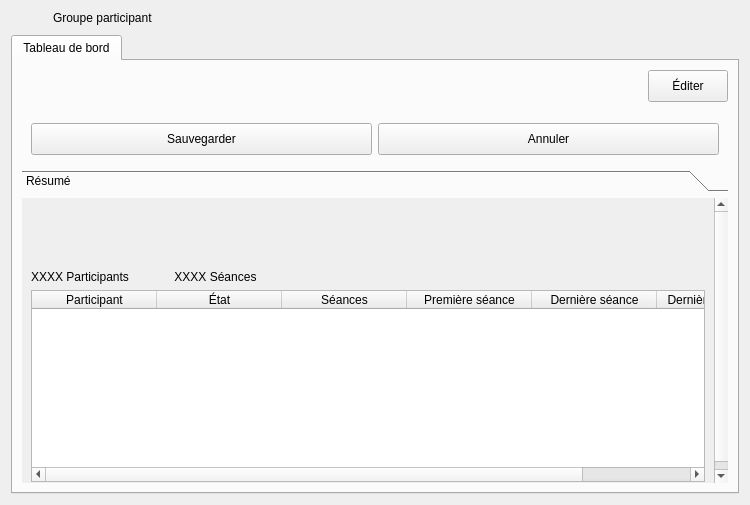
<?xml version="1.0" encoding="UTF-8"?>
<ui version="4.0">
 <class>GroupWidget</class>
 <widget class="QWidget" name="GroupWidget">
  <property name="windowModality">
   <enum>Qt::WindowModal</enum>
  </property>
  <property name="geometry">
   <rect>
    <x>0</x>
    <y>0</y>
    <width>750</width>
    <height>505</height>
   </rect>
  </property>
  <property name="windowTitle">
   <string>Form</string>
  </property>
  <property name="styleSheet">
   <string notr="true">/*
QPushButton#btnConnect{background-color:rgb(80,180,80)}
QWidget{background-color: rgba(0,0,0,0);color:white;border-radius:5px}
QWidget#mainWidget{background-color:rgba(128,128,128,25%);}
QWidget#frmProfile,QWidget#pageProfile{background-color:rgba(108,8,156,25%);}
QPlainTextEdit,QLineEdit,QListWidget,QComboBox,QTextEdit,QSpinBox{background-color: rgba(255,255,255,50%); color: black;}

QTableWidget{
background-color: rgba(0,0,0,50%);
color: white;
border: 1px solid rgba(255,255,255,50%);
}

QLabel#lblLastOnline{color:lightblue;}
QLabel#lblError,QLabel#lblCamMissing,QLabel#lblAudioMissing{color:red; background-color:rgba(255,0,0,30%);}

QLineEdit:!enabled, QListWidget:!enabled,QComboBox:!enabled,QTextEdit:!enabled,QPlainTextEdit:!enabled{background-color: rgba(0,0,0,30%);color:white;border:0}
QDateEdit::down-arrow:!enabled,QTimeEdit::down-arrow:!enabled,QDateEdit::up-arrow:!enabled,QTimeEdit::up-arrow:!enabled,QComboBox::drop-down:!enabled{background-color:rgba(0,0,0,0%);}

QTextEdit#txtProfile{background-color: rgba(255,255,255,80%);color:black;border:0}
QTextEdit:!enabled#txtProfile{background-color: rgba(255,255,255,60%);color:black;border:0}

QFrame#frmSelUser{background-color:rgba(100,100,200,50%);}
QFrame#frmAudio,QFrame#frmCam1,QFrame#frmCam2,QFrame#frmSensors,QFrame#frmWebRTC,QFrame#frmVirtualCam,QFrame#frmExternalPrograms{background-color:rgba(100,100,200,35%);}

QCheckBox::indicator:unchecked:!enabled { background-color:rgba(128,0,0,100%);}
QCheckBox::indicator:checked:!enabled { background-color:green;}
QCheckBox::indicator:unchecked{ background-color:red;border-radius:3px;}
QCheckBox::indicator:checked {background-color:rgb(0,255,0);border-radius:3px;}
QCheckBox:checked{color:lightgreen;background-color:rgba(0,0,0,0%);}
QCheckBox:!checked{color:red;background-color:rgba(0,0,0,0%);}

QPushButton{background-color:qlineargradient(x1: 0, y1: 0, x2: 0, y2: 1, stop: 0 #2198c0, stop: 1 #0d5ca6);}
QPushButton:checked{background-color:rgb(128,128,128); border:1px solid rgba(255,255,255,50%);}
QPushButton:hover,QPushButton:checked{background-color:  rgba(255,255,255,75%);color:black;}
QPushButton#btnEditUser:hover{background-color:  rgba(255,255,255,75%);color:black;}
QPushButton#btnEdit,QPushButton#btnDelete,QPushButton#btnExisting{background-color:  rgba(255,255,255,0%);border:0 px;}
QPushButton#btnEdit:hover,QPushButton#btnDelete:hover,QPushButton#btnExisting:hover{background-color:  rgba(255,255,255,25%);border:0 px;}
QPushButton#btnExisting:checked{background-color:rgba(0,100,200,50%);}
QPushButton#btnUpgrade{background-color:rgba(200,0,0,90%);}

QToolButton:hover{background-color:  rgba(255,255,255,50);}

QTreeWidget::branch:closed:has-children:has-siblings  {
            border-image: none;
            image: url(:/pictures/controls/branch_closed.png);
    }
     
    QTreeView::branch:open:has-children:!has-siblings,
    QTreeView::branch:open:has-children:has-siblings   {
            border-image: none;
            image:url(:/pictures/controls/branch_opened.png);
    }

QWidget#lineOnline{background-color:blue;}
QWidget#lineOffline{background-color:red;}
QWidget#lineBoth{background-color:rgb(255,0,255);}


QTabWidget::pane { 
	
	background-color: rgba(128,128,140,25%);
	border-radius: 5px;
    border: 2px solid rgba(128,128,140,50%);
 }

 QTabWidget::tab-bar {
     left: 5px; 
 }


 QTabBar::tab,QTableWidget::tab,QHeaderView::section {
     background: qlineargradient(x1: 0, y1: 0, x2: 0, y2: 1,
                                 stop: 0  rgba(128,128,140,50%),  stop: 1.0  rgba(128,128,140,25%));
     border: 2px solid  rgba(128,128,140,50%);
     border-bottom: 0px;
     border-top-left-radius: 4px;
     border-top-right-radius: 4px;
     padding: 2px;
min-height:25px;
 }

 QTabBar::tab:selected, QTabBar::tab:hover {

background: qlineargradient(x1: 0, y1: 0, x2: 0, y2: 1,
                                 stop: 0  rgba(128,128,140,70%),  stop: 1.0  rgba(128,128,140,50%));
 }

 QTabBar::tab:selected {
     border-color:rgba(128,128,140,60%);
     border-bottom-color:rgba(128,128,140,60%); 
 }

 QTabBar::tab:!selected {
     margin-top: 2px; 
 }
*/

</string>
  </property>
  <layout class="QVBoxLayout" name="verticalLayout">
   <property name="spacing">
    <number>10</number>
   </property>
   <item>
    <layout class="QHBoxLayout" name="horizontalLayout_3">
     <item>
      <widget class="QLabel" name="icoTitle">
       <property name="sizePolicy">
        <sizepolicy hsizetype="Fixed" vsizetype="Fixed">
         <horstretch>0</horstretch>
         <verstretch>0</verstretch>
        </sizepolicy>
       </property>
       <property name="maximumSize">
        <size>
         <width>32</width>
         <height>32</height>
        </size>
       </property>
       <property name="text">
        <string/>
       </property>
       <property name="pixmap">
        <pixmap resource="../../resources/TeraClient.qrc">:/icons/group.png</pixmap>
       </property>
       <property name="scaledContents">
        <bool>true</bool>
       </property>
      </widget>
     </item>
     <item>
      <widget class="QLabel" name="lblTitle">
       <property name="font">
        <font>
         <weight>50</weight>
         <bold>false</bold>
        </font>
       </property>
       <property name="text">
        <string>Groupe participant</string>
       </property>
      </widget>
     </item>
    </layout>
   </item>
   <item>
    <widget class="QTabWidget" name="tabNav">
     <property name="currentIndex">
      <number>0</number>
     </property>
     <widget class="QWidget" name="tabDashboard">
      <attribute name="icon">
       <iconset resource="../../resources/TeraClient.qrc">
        <normaloff>:/icons/dashboard.png</normaloff>:/icons/dashboard.png</iconset>
      </attribute>
      <attribute name="title">
       <string>Tableau de bord</string>
      </attribute>
      <layout class="QVBoxLayout" name="verticalLayout_2">
       <item>
        <layout class="QHBoxLayout" name="horizontalLayout">
         <item>
          <spacer name="horizontalSpacer">
           <property name="orientation">
            <enum>Qt::Horizontal</enum>
           </property>
           <property name="sizeHint" stdset="0">
            <size>
             <width>40</width>
             <height>1</height>
            </size>
           </property>
          </spacer>
         </item>
         <item>
          <widget class="QPushButton" name="btnEdit">
           <property name="minimumSize">
            <size>
             <width>0</width>
             <height>32</height>
            </size>
           </property>
           <property name="cursor">
            <cursorShape>PointingHandCursor</cursorShape>
           </property>
           <property name="text">
            <string>Éditer</string>
           </property>
           <property name="icon">
            <iconset resource="../../resources/TeraClient.qrc">
             <normaloff>:/icons/edit.png</normaloff>:/icons/edit.png</iconset>
           </property>
           <property name="iconSize">
            <size>
             <width>20</width>
             <height>20</height>
            </size>
           </property>
          </widget>
         </item>
        </layout>
       </item>
       <item>
        <widget class="TeraForm" name="wdgGroup" native="true">
         <property name="sizePolicy">
          <sizepolicy hsizetype="Preferred" vsizetype="Maximum">
           <horstretch>0</horstretch>
           <verstretch>0</verstretch>
          </sizepolicy>
         </property>
        </widget>
       </item>
       <item alignment="Qt::AlignTop">
        <widget class="QFrame" name="frameButtons">
         <layout class="QHBoxLayout" name="horizontalLayout_2">
          <item>
           <widget class="QPushButton" name="btnSave">
            <property name="minimumSize">
             <size>
              <width>0</width>
              <height>32</height>
             </size>
            </property>
            <property name="cursor">
             <cursorShape>PointingHandCursor</cursorShape>
            </property>
            <property name="text">
             <string>Sauvegarder</string>
            </property>
            <property name="icon">
             <iconset resource="../../resources/TeraClient.qrc">
              <normaloff>:/icons/save.png</normaloff>:/icons/save.png</iconset>
            </property>
            <property name="iconSize">
             <size>
              <width>24</width>
              <height>24</height>
             </size>
            </property>
           </widget>
          </item>
          <item>
           <widget class="QPushButton" name="btnUndo">
            <property name="minimumSize">
             <size>
              <width>0</width>
              <height>32</height>
             </size>
            </property>
            <property name="cursor">
             <cursorShape>PointingHandCursor</cursorShape>
            </property>
            <property name="text">
             <string>Annuler</string>
            </property>
            <property name="icon">
             <iconset resource="../../resources/TeraClient.qrc">
              <normaloff>:/icons/undo.png</normaloff>:/icons/undo.png</iconset>
            </property>
            <property name="iconSize">
             <size>
              <width>24</width>
              <height>24</height>
             </size>
            </property>
           </widget>
          </item>
         </layout>
        </widget>
       </item>
       <item>
        <widget class="QToolBox" name="grpSummary">
         <property name="currentIndex">
          <number>0</number>
         </property>
         <widget class="QWidget" name="grpSummaryPage1">
          <property name="geometry">
           <rect>
            <x>0</x>
            <y>0</y>
            <width>696</width>
            <height>294</height>
           </rect>
          </property>
          <attribute name="label">
           <string>Résumé</string>
          </attribute>
          <layout class="QVBoxLayout" name="verticalLayout_3">
           <item>
            <layout class="QGridLayout" name="gridLayout">
             <property name="horizontalSpacing">
              <number>45</number>
             </property>
             <property name="verticalSpacing">
              <number>15</number>
             </property>
             <item row="0" column="1" alignment="Qt::AlignHCenter">
              <widget class="QLabel" name="icoSessions">
               <property name="sizePolicy">
                <sizepolicy hsizetype="Fixed" vsizetype="Fixed">
                 <horstretch>0</horstretch>
                 <verstretch>0</verstretch>
                </sizepolicy>
               </property>
               <property name="minimumSize">
                <size>
                 <width>48</width>
                 <height>48</height>
                </size>
               </property>
               <property name="maximumSize">
                <size>
                 <width>48</width>
                 <height>48</height>
                </size>
               </property>
               <property name="text">
                <string/>
               </property>
               <property name="pixmap">
                <pixmap resource="../../resources/TeraClient.qrc">:/icons/session.png</pixmap>
               </property>
               <property name="scaledContents">
                <bool>true</bool>
               </property>
              </widget>
             </item>
             <item row="1" column="1" alignment="Qt::AlignHCenter">
              <widget class="QLabel" name="lblSessions">
               <property name="sizePolicy">
                <sizepolicy hsizetype="Preferred" vsizetype="Maximum">
                 <horstretch>0</horstretch>
                 <verstretch>0</verstretch>
                </sizepolicy>
               </property>
               <property name="text">
                <string>XXXX Séances</string>
               </property>
               <property name="alignment">
                <set>Qt::AlignCenter</set>
               </property>
              </widget>
             </item>
             <item row="1" column="0" alignment="Qt::AlignHCenter">
              <widget class="QLabel" name="lblParticipant">
               <property name="sizePolicy">
                <sizepolicy hsizetype="Preferred" vsizetype="Preferred">
                 <horstretch>0</horstretch>
                 <verstretch>0</verstretch>
                </sizepolicy>
               </property>
               <property name="text">
                <string>XXXX Participants</string>
               </property>
               <property name="alignment">
                <set>Qt::AlignCenter</set>
               </property>
              </widget>
             </item>
             <item row="0" column="2">
              <spacer name="horizontalSpacer_2">
               <property name="orientation">
                <enum>Qt::Horizontal</enum>
               </property>
               <property name="sizeHint" stdset="0">
                <size>
                 <width>40</width>
                 <height>20</height>
                </size>
               </property>
              </spacer>
             </item>
             <item row="0" column="0" alignment="Qt::AlignHCenter">
              <widget class="QLabel" name="icoParticipant">
               <property name="sizePolicy">
                <sizepolicy hsizetype="Fixed" vsizetype="Fixed">
                 <horstretch>0</horstretch>
                 <verstretch>0</verstretch>
                </sizepolicy>
               </property>
               <property name="minimumSize">
                <size>
                 <width>48</width>
                 <height>48</height>
                </size>
               </property>
               <property name="maximumSize">
                <size>
                 <width>48</width>
                 <height>48</height>
                </size>
               </property>
               <property name="text">
                <string/>
               </property>
               <property name="pixmap">
                <pixmap resource="../../resources/TeraClient.qrc">:/icons/patient.png</pixmap>
               </property>
               <property name="scaledContents">
                <bool>true</bool>
               </property>
              </widget>
             </item>
            </layout>
           </item>
           <item>
            <widget class="QTableWidget" name="tableSummary">
             <property name="sizePolicy">
              <sizepolicy hsizetype="MinimumExpanding" vsizetype="MinimumExpanding">
               <horstretch>0</horstretch>
               <verstretch>0</verstretch>
              </sizepolicy>
             </property>
             <property name="editTriggers">
              <set>QAbstractItemView::NoEditTriggers</set>
             </property>
             <property name="selectionBehavior">
              <enum>QAbstractItemView::SelectRows</enum>
             </property>
             <property name="sortingEnabled">
              <bool>true</bool>
             </property>
             <attribute name="horizontalHeaderDefaultSectionSize">
              <number>125</number>
             </attribute>
             <attribute name="horizontalHeaderShowSortIndicator" stdset="0">
              <bool>true</bool>
             </attribute>
             <attribute name="horizontalHeaderStretchLastSection">
              <bool>false</bool>
             </attribute>
             <attribute name="verticalHeaderVisible">
              <bool>false</bool>
             </attribute>
             <column>
              <property name="text">
               <string>Participant</string>
              </property>
             </column>
             <column>
              <property name="text">
               <string>État</string>
              </property>
              <property name="textAlignment">
               <set>AlignCenter</set>
              </property>
             </column>
             <column>
              <property name="text">
               <string>Séances</string>
              </property>
              <property name="textAlignment">
               <set>AlignCenter</set>
              </property>
             </column>
             <column>
              <property name="text">
               <string>Première séance</string>
              </property>
              <property name="textAlignment">
               <set>AlignCenter</set>
              </property>
             </column>
             <column>
              <property name="text">
               <string>Dernière séance</string>
              </property>
              <property name="textAlignment">
               <set>AlignCenter</set>
              </property>
             </column>
             <column>
              <property name="text">
               <string>Dernière connexion</string>
              </property>
              <property name="textAlignment">
               <set>AlignCenter</set>
              </property>
             </column>
            </widget>
           </item>
          </layout>
         </widget>
        </widget>
       </item>
      </layout>
     </widget>
    </widget>
   </item>
  </layout>
 </widget>
 <customwidgets>
  <customwidget>
   <class>TeraForm</class>
   <extends>QWidget</extends>
   <header>TeraForm.h</header>
   <container>1</container>
  </customwidget>
 </customwidgets>
 <resources>
  <include location="../../resources/TeraClient.qrc"/>
 </resources>
 <connections/>
</ui>
